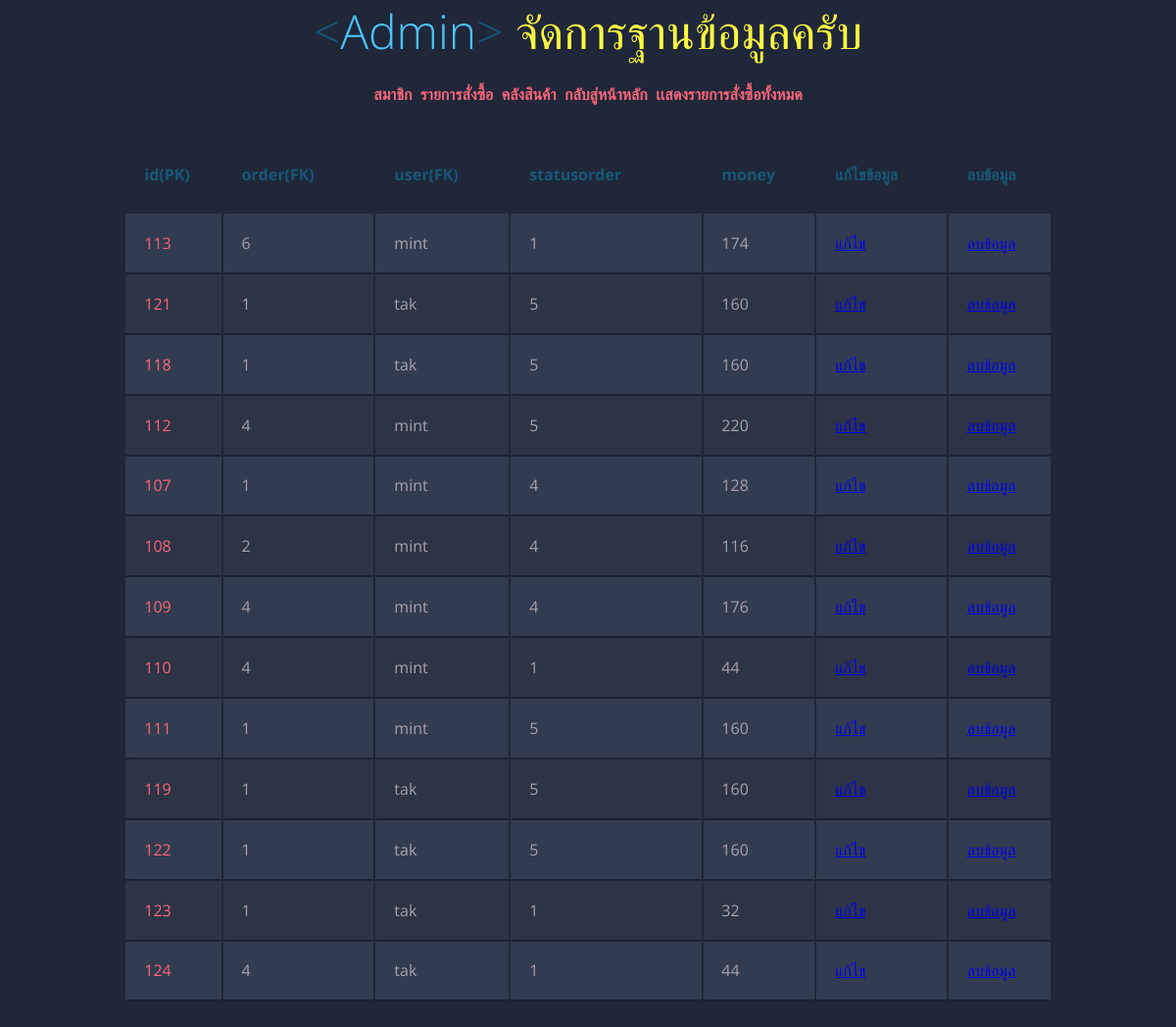
/manager.php, run on the app's committed database.
### tables this page shows
CREATE TABLE `preorder` (
  `orders` varchar(30) NOT NULL,
  `user` varchar(30) NOT NULL,
  `statusorder` varchar(5) NOT NULL,
  `money` int(5) NOT NULL,
  `id` int(100) NOT NULL auto_increment,
  PRIMARY KEY  (`id`)
);

### web/manager.php (the view, shortened to what this page needs)
<?
				$host ="localhost";
				$user="root";
				$pass ="1234";
				$conn = mysql_connect($host,$user,$pass);
					$sql = "select * from  preorder ";
					$re = mysql_query($sql,$conn);
?>
<link rel="stylesheet" href="css/testadmin.css">
<h1><span class="blue">&lt;</span>Admin<span class="blue">&gt;</span> <span class="yellow">จัดการฐานข้อมูลครับ</pan></h1>
<h2><a href="testadmin.php">สมาชิก</a>&nbsp;&nbsp;<a href="manager.php">รายการสั่งซื้อ</a>&nbsp;&nbsp;<a href="pro.php">คลังสินค้า</a>&nbsp;&nbsp;<a href="index.php">กลับสู่หน้าหลัก</a>&nbsp;&nbsp;<a href="showtotal.php">เเสดงรายการสั่งซื้อทั้งหมด</a></h2>
<?
			echo '<table class="container">';
			echo  '<thead>';
			echo '<tr>';
			echo '<th><h1>id(PK)</h1></th>';
			echo '<th><h1>order(FK)</h1></th>';
			echo '<th><h1>user(FK)</h1></th>';
			echo '<th><h1>statusorder</h1></th>';
			echo '<th><h1>money</h1></th>';
			echo '<th><h1>แก้ไขข้อมูล</h1></th>';
			echo '<th><h1>ลบข้อมูล</h1></th>';
			echo '</tr>';
			echo '</thead>';
	while ($result = mysql_fetch_array ($re)){
		echo '<tr>';
			echo "<td>".$result['id']."</td>";
			echo "<td>".$result['orders']."</td>";
			echo "<td>".$result['user']."</td>";
		    echo "<td>".$result['statusorder']."</td>";
			echo "<td>".$result['money']."</td>";
			echo "<td ><a href ='editpre.php?id=".$result['id']." '>แก้ไข</a></td>";
			echo "<td ><a href ='deletepre.php?id=".$result['id']." '>ลบข้อมูล</a></td>";
			echo '</tr>';
	}
  echo '</table>';
?>

### web/css/testadmin.css (style rules this page uses)
h1 { font-size:3em; font-weight: 300; line-height:1em; text-align: center; color: #4DC3FA; }
h2 { font-size:1em; font-weight: 300; text-align: center; display: block; line-height:1em; padding-bottom: 2em; color: #FB667A; }
h2 a { font-weight: 700; text-transform: uppercase; color: #FB667A; text-decoration: none; }
.blue { color: #185875; }
.yellow { color: #FFF842; }
.container th h1 { font-weight: bold; font-size: 1em; text-align: left; color: #185875; }
.container td { font-weight: normal; font-size: 1em; -webkit-box-shadow: 0 2px 2px -2px #0E1119; -moz-box-shadow: 0 2px 2px -2px #0E1119; box-shadow: 0 2px 2px -2px #0E1119; }
.container { text-align: left; overflow: hidden; width: 80%; margin: 0 auto; display: table; padding: 0 0 8em 0; }
.container td, .container th { padding-bottom: 2%; padding-top: 2%; padding-left:2%; }
.container tr:nth-child(odd) { background-color: #323C50; }
.container tr:nth-child(even) { background-color: #2C3446; }
.container th { background-color: #1F2739; }
.container td:first-child { color: #FB667A; }

### data on the page
preorder: id "113", orders "6", user "mint", statusorder "1", money "174"
preorder: id "121", orders "1", user "tak", statusorder "5", money "160"
preorder: id "118", orders "1", user "tak", statusorder "5", money "160"
preorder: id "112", orders "4", user "mint", statusorder "5", money "220"
preorder: id "107", orders "1", user "mint", statusorder "4", money "128"
preorder: id "108", orders "2", user "mint", statusorder "4", money "116"
preorder: id "109", orders "4", user "mint", statusorder "4", money "176"
preorder: id "110", orders "4", user "mint", statusorder "1", money "44"
preorder: id "111", orders "1", user "mint", statusorder "5", money "160"
preorder: id "119", orders "1", user "tak", statusorder "5", money "160"
preorder: id "122", orders "1", user "tak", statusorder "5", money "160"
preorder: id "123", orders "1", user "tak", statusorder "1", money "32"
preorder: id "124", orders "4", user "tak", statusorder "1", money "44"
